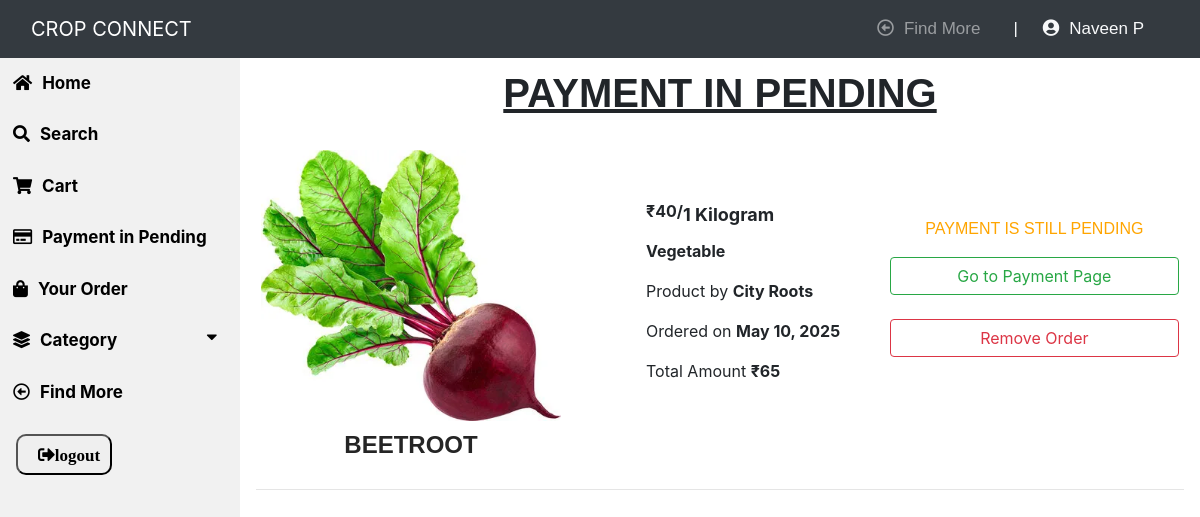
The page /pending_order (signed in) on the database its author committed.
### app/models.py (models this page shows, shortened)
class Visitor(models.Model):
    user = models.OneToOneField(User, on_delete=models.CASCADE)
    joindate = models.DateField(auto_now_add=True)
    email = models.EmailField(unique=True)
    gender = models.CharField(max_length=20)
    district = models.ForeignKey(District, on_delete=models.CASCADE)
    status = models.BooleanField(default=False)
    @property
    def get_name(self):
        return self.user.first_name+" "+self.user.last_name

class Order(models.Model):
    product = models.ForeignKey(Product, on_delete=models.CASCADE)
    visitor = models.ForeignKey(Visitor, on_delete=models.CASCADE)
    quantity = models.IntegerField(default=1, validators=[MaxValueValidator(10), MinValueValidator(1)])
    address = models.CharField(max_length=500)
    shipped = models.BooleanField(default=False)
    delivered = models.BooleanField(default=False)
    order = models.BooleanField(default=True)
    payment=models.BooleanField(default=False)
    order_on = models.DateField(auto_now_add=True)

class Product(models.Model):
    product_name = models.CharField(max_length=30)
    describe = models.CharField(max_length=1000)
    joindate = models.DateField(auto_now_add=True)
    image_1 = models.ImageField(upload_to='product image/')
    image_2 = models.ImageField(upload_to='product image/')
    image_3 = models.ImageField(upload_to='product image/')
    image_4 = models.ImageField(upload_to='product image/')
    seller = models.ForeignKey(Seller, on_delete=models.CASCADE)
    category = models.CharField(max_length=30)
    price = models.IntegerField()
    price_per_quantity = models.CharField(max_length=20)
    status = models.BooleanField(default=False)
    stock = models.BooleanField(default=True)
    activity = models.BooleanField(default=True)

class Seller(models.Model):
    user = models.OneToOneField(User, on_delete=models.CASCADE)
    joindate = models.DateField(auto_now_add=True)
    garden = models.CharField(max_length=50, unique=True)
    logo = models.ImageField(upload_to='seller logo/')
    email = models.EmailField()
    describe = models.CharField(max_length=1000)
    address = models.CharField(max_length=500)
    gender = models.CharField(max_length=20)
    district = models.ForeignKey(District, on_delete=models.CASCADE)
    status = models.BooleanField(default=False)

### app/views.py (the view)
# urls.py: path('pending_order',pending_order, name='pending_order'),
@login_required(login_url='visitor_login')
@user_passes_test(is_visitor)
def pending_order(request):
    visitor = request.user.visitor
    order = Order.objects.all().filter(visitor=visitor, payment=False)
    return render(request, 'visitor/pending_order.html',{'order':order})

### app/views.py (called while the page is built)
def is_visitor(user):
    return user.groups.filter(name='VISITOR').exists()

### app/templates/visitor/pending_order.html (shortened to what this page needs)
{% extends "visitor/visitor_market_home.html" %}
{% block content %}
{% load static %}
{% load crispy_forms_tags %}
{% load mathfilters %}
<div class="content">
  <h1><u><b>PAYMENT IN PENDING</b></u></h1>
    {% for o in order %}
    <div class="content-wrapper">
        <div class="column">
          <img id="featured" src="{{o.product.image_1.url}}" >
          <h4 style="text-transform: uppercase; font-family: Cairo, sans-serif; text-align: center; padding-top: 10px;"><a style="color: #252525;"><b>{{o.product.product_name}}</b></a></h4>
        </div>
        <div class="column" style="text-align: left; padding-left: 80px;">
            <p><b>₹{{o.product.price}}/<sub style="font-size: 18px;">{{o.product.price_per_quantity}}</sub></b></p>
            <p><b>{{o.product.category}}</b></p>
            <p>Product by <b>{{o.product.seller.garden}}</b></p>
            <p>Ordered on <b>{{o.order_on}}</b></p>
            <p>Total Amount <b>₹{{o.product.price|mul:o.quantity|add:25}}</b></p>
        </div>
        <div class="column">
            {% if o.payment is False %}<p style="text-transform: uppercase; font-family: Cairo, sans-serif; text-align: center; color: orange;">Payment is still Pending</p>{% endif %}
            {% if o.product.stock is True %}{% if o.payment is False %}<a type="button" class="btn btn-outline-success" href="{% url 'visitor_order_confirm'  o.id %}" style="width: 100%;">Go to Payment Page</a><br><br>{% endif %}{% endif %}
            {% if o.payment is False %}<a type="button" class="btn btn-outline-danger" href="{% url 'remove_order' %}?order_id={{o.pk}}" style="width: 100%;">Remove Order</a><br><br>{% endif %}
        </div>
    </div><hr>
    {% empty %}
    <center>
        <img src="{% static 'image/payment.png' %}" width="500" height="400">
        <p style="text-transform: uppercase; font-family: 'Gill Sans', 'Gill Sans MT', Calibri, 'Trebuchet MS', sans-serif;"><b>Still there is no pending order</b></p>
    </center>
    {% endfor %}
</div>
{% endblock %}

### app/templates/visitor/visitor_market_home.html (shortened to what this page needs)
{% load crispy_forms_tags %}
<html>
    <head>
        <link rel="stylesheet" href="https://use.fontawesome.com/releases/v5.7.0/css/all.css">
        <link rel="stylesheet" href="https://maxcdn.bootstrapcdn.com/bootstrap/4.0.0/css/bootstrap.min.css">
        {% load static %}
        <link rel="stylesheet" type="text/css" href="{% static 'visitor/visitor_market_home.css' %}">
    </head>
    <body>
    <nav class="navbar navbar-dark navbar-expand-md sticky-top bg-dark">
        <div class="container-fluid"><a class="navbar-brand text-center" href="#" style="margin: 0px 0px;">CROP CONNECT</a>
            <div class="collapse navbar-collapse" id="navcol-1">
                <ul class="nav navbar-nav text-light ml-auto">
                    <li class="nav-item" role="presentation"><a class="nav-link" href="{% url 'visitor_home' %}"><i class="far fa-arrow-alt-circle-left"></i>Find More</a></li>
                    <li class="nav-item" role="presentation"><a class="bar">|</a></li>
                    <li class="nav-item" role="presentation"><a class="user"><i class="fas fa-user-circle"></i>{{user.visitor.get_name}}</a></li>
                </ul>
            </div>
        </div>
    </nav>
    <div class="sidebar">
        <a href="{% url 'visitor_market_home' %}"><i class="fas fa-home"></i>Home</a>
        <a href="{% url 'search' %}"><i class="fas fa-search"></i>Search</a>
        <a href="{% url 'cart' %}"><i class="fas fa-shopping-cart"></i>Cart</a>
        <a href="{% url 'pending_order' %}"><i class="far fa-credit-card" style="padding-right: 10px;"></i>Payment in Pending</a>
        <a href="{% url 'your_order' %}"><i class="fas fa-shopping-bag"></i>Your Order</a>
        <button class="dropdown-btn"><i class="fas fa-layer-group"></i>Category<i class="fas fa-caret-down"></i></button>
        <a href="{% url 'visitor_home' %}"><i class="far fa-arrow-alt-circle-left"></i>Find More</a>
        <div class="logout">
            <form method="post" action="{% url 'logout' %}">
                <button class="fas fa-sign-out-alt"  type="submit">logout</button>
            </form>
        </div>
    </div>
    {% block content %}{% endblock %}
    </body>
</html>

### app/static/visitor/visitor_market_home.css (style rules this page uses)
.sidebar { margin: 0; padding: 0; width: 20%; background-color:#f1f1f1; position: fixed; height: 93%; overflow: auto; }
.sidebar a, .dropdown-btn, .dropdown-container a { display: block; color: black; padding: 13px; font-size: 17px; font-weight: bold; text-decoration: none; border: none; background: none; width:100%; text-align: left; cursor: pointer; outline: none; }
.logout { display: block; color: black; padding: 16px; font-size: 17px; font-weight: bold; text-decoration: none; }
div.content { padding: 1px 16px; height: auto; width: 80%; float: right; }
.fa-caret-down { float: right; padding-right: 8px; }
.fas { padding-right: 10px; }
.far { padding-right: 10px; }
.nav-item { font-size: 17px; font-family:'Lucida Sans', 'Lucida Sans Regular', 'Lucida Grande', 'Lucida Sans Unicode', Geneva, Verdana, sans-serif; padding-right: 25px; }
div.content h1 { text-align: center; padding-top: 10px; font-family: 'Lucida Sans', 'Lucida Sans Regular', 'Lucida Grande', 'Lucida Sans Unicode', Geneva, Verdana, sans-serif; }
ul { list-style-type: none; list-style: none; align-items: center; }

### app/templates/visitor/pending_order.html (style rules this page uses)
#featured { max-width: 300px; max-height: 400px; object-fit: cover; cursor: pointer; border-radius: 5px; padding-top: 20px; }
.column { width: 400px; padding: 5px; text-align: center; }
.content-wrapper { display: flex; justify-content: center; align-items: center; }
button { padding: 10px 20px 10px 20px; border-radius: 10px; }

### rows shown on the page
Order: product.image_1 (picture), product.product_name "BEETROOT", product.price "40", product.price_per_quantity "1 Kilogram", product.category "Vegetable", product.seller.garden "City Roots", order_on "May 10, 2025", product.price|mul "65", payment "PAYMENT IS STILL PENDING"

### other values the page prints
{{ user.visitor.get_name }} "Naveen P"
